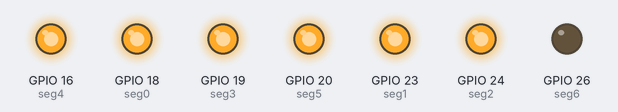
Simulated run of this program. Board: Raspberry Pi (BCM pin numbers). On the bench: output pins drawn as LEDs (lit = HIGH). At 17.0 s the program stops and its outputs stay as they are.

Above: at 0.1 s.
At 2.1 s:
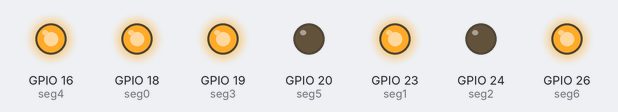
At 4.1 s:
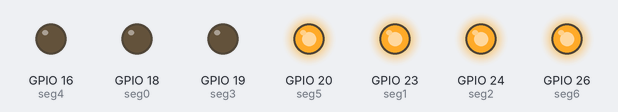
At 8.1 s:
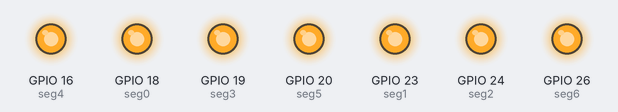
At 12.1 s:
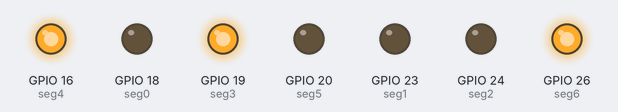
At 17.1 s:
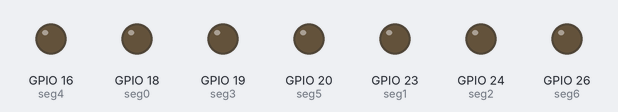
Timing chart, 0 to 18.5 s (numbered marks = the images above):
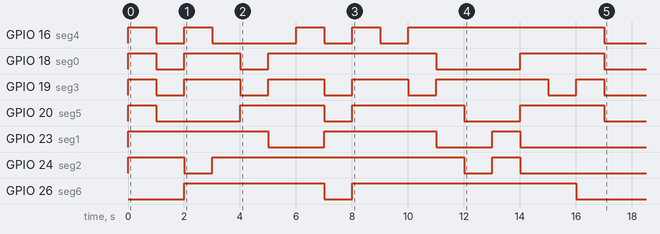

Measured:
- by itself, GPIO 16 (seg4): LOW → HIGH at 0.00 s, → LOW 1.0 s later, → HIGH 1.0 s later, → LOW 1.0 s later, … (10 changes in this stretch)
- by itself, GPIO 18 (seg0): LOW → HIGH at 0.00 s, → LOW 1.0 s later, → HIGH 1.0 s later, → LOW 2.0 s later, … (8 changes in this stretch)
- by itself, GPIO 19 (seg3): goes HIGH 1.0 s, 3 × (LOW 1.0 s, HIGH 2.0 s), LOW 1.0 s, HIGH 4.0 s, LOW 1.0 s, HIGH 1.0 s, then LOW
- by itself, GPIO 20 (seg5): LOW → HIGH at 0.00 s, → LOW 1.0 s later, → HIGH 3.0 s later, → LOW 3.0 s later, … (8 changes in this stretch)
- by itself, GPIO 23 (seg1): goes HIGH 5.0 s, LOW 2.0 s, HIGH 4.0 s, LOW 2.0 s, HIGH 1.0 s, then LOW
- by itself, GPIO 24 (seg2): goes HIGH 2.0 s, LOW 1.0 s, HIGH 9.0 s, LOW 1.0 s, HIGH 1.0 s, then LOW
- by itself, GPIO 26 (seg6): LOW → HIGH at 2.0 s, → LOW 5.0 s later, → HIGH 1.0 s later, → LOW 8.0 s later

The program:

sevenSegDisplay.py
```python
# This program use 7 segments to display numbers and letters in the
# hexadecimal range. Each segment is made of 3 LEDSs.

from gpiozero import *
from time import sleep

seg0 = LED(18)
seg1 = LED(23)
seg2 = LED(24)
seg3 = LED(19)
seg4 = LED(16)
seg5 = LED(20)
seg6 = LED(26)

def clear():
    seg0.off()
    seg1.off()
    seg2.off()
    seg3.off()
    seg4.off()
    seg5.off()
    seg6.off()

# dictionary below: the patterns are easy to index as strings(sets)

pattern = {
    0: "1111110",
    1: "0110000",
    2: "1101101",
    3: "1111001",
    4: "0110011",
    5: "1011011",
    6: "1011111",
    7: "1110000",
    8: "1111111",
    9: "1111011",
    "0": "1111110",
    "1": "0110000",
    "2": "1101101",
    "3": "1111001",
    "4": "0110011",
    "5": "1011011",
    "6": "1011111",
    "7": "1110000",
    "8": "1111111",
    "9": "1111011",
    "a": "1110111",
    "b": "0011111",
    "c": "0001101",
    "d": "0111101",
    "e": "1001111",
    "f": "1000111",
    "A": "1110111",
    "B": "0011111",
    "C": "1001110",
    "D": "0111101",
    "E": "1001111",
    "F": "1000111",
}

def display(number):
    clear()
    this_pattern = pattern[number]
    if this_pattern[0] == "1":
        seg0.on()
    if this_pattern[1] == "1":
        seg1.on()
    if this_pattern[2] == "1":
        seg2.on()
    if this_pattern[3] == "1":
        seg3.on()
    if this_pattern[4] == "1":
        seg4.on()
    if this_pattern[5] == "1":
        seg5.on()
    if this_pattern[6] == "1":
        seg6.on()

# examples:

display(0)
sleep(1)

display(1)
sleep(1)

display(2)
sleep(1)

display(3)
sleep(1)

display(4)
sleep(1)

display(5)
sleep(1)

display(6)
sleep(1)

display(7)
sleep(1)

display(8)
sleep(1)

display(9)
sleep(1)

display("a")
sleep(1)

display("b")
sleep(1)

display("c")
sleep(1)

display("d")
sleep(1)

display("e")
sleep(1)

display("f")
sleep(1)

display("C")
sleep(1)
```
